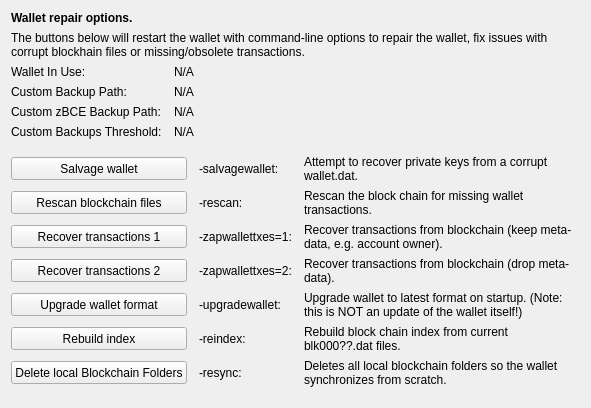
     <widget class="QWidget" name="tab_repair">
      <attribute name="title">
       <string>&amp;Wallet Repair</string>
      </attribute>
      <layout class="QGridLayout" name="gridLayout_4" columnstretch="0,0,0,0">
       <property name="horizontalSpacing">
        <number>12</number>
       </property>
       <item row="0" column="0" colspan="4">
        <widget class="QLabel" name="label_repair_header">
         <property name="font">
          <font>
           <weight>75</weight>
           <bold>true</bold>
          </font>
         </property>
         <property name="text">
          <string>Wallet repair options.</string>
         </property>
        </widget>
       </item>
       <item row="1" column="0" colspan="4">
        <widget class="QLabel" name="label_repair_helptext">
         <property name="font">
          <font>
           <weight>50</weight>
           <bold>false</bold>
          </font>
         </property>
         <property name="text">
          <string>The buttons below will restart the wallet with command-line options to repair the wallet, fix issues with corrupt blockhain files or missing/obsolete transactions.</string>
         </property>
         <property name="wordWrap">
          <bool>true</bool>
         </property>
        </widget>
       </item>
       <item row="2" column="0">
        <widget class="QLabel" name="wallet_path_label">
         <property name="text">
          <string>Wallet In Use:</string>
         </property>
        </widget>
       </item>
       <item row="2" column="1" colspan="3">
        <widget class="QLabel" name="wallet_path">
         <property name="cursor">
          <cursorShape>IBeamCursor</cursorShape>
         </property>
         <property name="text">
          <string>N/A</string>
         </property>
         <property name="textFormat">
          <enum>Qt::PlainText</enum>
         </property>
         <property name="textInteractionFlags">
          <set>Qt::LinksAccessibleByMouse|Qt::TextSelectableByKeyboard|Qt::TextSelectableByMouse</set>
         </property>
        </widget>
       </item>
       <item row="3" column="0">
        <widget class="QLabel" name="wallet_custombackuppath_label">
         <property name="text">
          <string>Custom Backup Path:</string>
         </property>
         <property name="visible">
          <bool>false</bool>
         </property>
        </widget>
       </item>
       <item row="3" column="1" colspan="3">
        <widget class="QLabel" name="wallet_custombackuppath">
         <property name="cursor">
          <cursorShape>IBeamCursor</cursorShape>
         </property>
         <property name="text">
          <string>N/A</string>
         </property>
         <property name="textFormat">
          <enum>Qt::PlainText</enum>
         </property>
         <property name="textInteractionFlags">
          <set>Qt::LinksAccessibleByMouse|Qt::TextSelectableByKeyboard|Qt::TextSelectableByMouse</set>
         </property>
         <property name="visible">
          <bool>false</bool>
         </property>
        </widget>
       </item>
       <item row="4" column="0">
        <widget class="QLabel" name="wallet_customzbcebackuppath_label">
         <property name="text">
          <string>Custom zBCE Backup Path:</string>
         </property>
         <property name="visible">
          <bool>false</bool>
         </property>
        </widget>
       </item>
       <item row="4" column="1" colspan="3">
        <widget class="QLabel" name="wallet_customzbcebackuppath">
         <property name="cursor">
          <cursorShape>IBeamCursor</cursorShape>
         </property>
         <property name="text">
          <string>N/A</string>
         </property>
         <property name="textFormat">
          <enum>Qt::PlainText</enum>
         </property>
         <property name="textInteractionFlags">
          <set>Qt::LinksAccessibleByMouse|Qt::TextSelectableByKeyboard|Qt::TextSelectableByMouse</set>
         </property>
         <property name="visible">
          <bool>false</bool>
         </property>
        </widget>
       </item>
       <item row="5" column="0">
        <widget class="QLabel" name="wallet_custombackupthreshold_label">
         <property name="text">
          <string>Custom Backups Threshold:</string>
         </property>
         <property name="visible">
          <bool>false</bool>
         </property>
        </widget>
       </item>
       <item row="5" column="1" colspan="3">
        <widget class="QLabel" name="wallet_custombackupthreshold">
         <property name="cursor">
          <cursorShape>IBeamCursor</cursorShape>
         </property>
         <property name="text">
          <string>N/A</string>
         </property>
         <property name="textFormat">
          <enum>Qt::PlainText</enum>
         </property>
         <property name="textInteractionFlags">
          <set>Qt::LinksAccessibleByMouse|Qt::TextSelectableByKeyboard|Qt::TextSelectableByMouse</set>
         </property>
         <property name="visible">
          <bool>false</bool>
         </property>
        </widget>
       </item>
       <item row="6" column="0">
        <spacer name="verticalSpacer_repair1">
         <property name="orientation">
          <enum>Qt::Vertical</enum>
         </property>
         <property name="sizeHint" stdset="0">
          <size>
           <width>10</width>
           <height>10</height>
          </size>
         </property>
        </spacer>
       </item>
       <item row="7" column="0" colspan="2">
        <widget class="QPushButton" name="btn_salvagewallet">
         <property name="minimumSize">
          <size>
           <width>100</width>
           <height>23</height>
          </size>
         </property>
         <property name="text">
          <string>Salvage wallet</string>
         </property>
        </widget>
       </item>
       <item row="7" column="2">
        <widget class="QLabel" name="label_repair_salvage_command">
         <property name="text">
          <string notr="true">-salvagewallet:</string>
         </property>
        </widget>
       </item>
       <item row="7" column="3">
        <widget class="QLabel" name="label_repair_salvage">
         <property name="text">
          <string>Attempt to recover private keys from a corrupt wallet.dat.</string>
         </property>
         <property name="wordWrap">
          <bool>true</bool>
         </property>
        </widget>
       </item>
       <item row="8" column="0" colspan="2">
        <widget class="QPushButton" name="btn_rescan">
         <property name="minimumSize">
          <size>
           <width>100</width>
           <height>23</height>
          </size>
         </property>
         <property name="text">
          <string>Rescan blockchain files</string>
         </property>
        </widget>
       </item>
       <item row="8" column="2">
        <widget class="QLabel" name="label_repair_rescan_command">
         <property name="text">
          <string notr="true">-rescan:</string>
         </property>
        </widget>
       </item>
       <item row="8" column="3">
        <widget class="QLabel" name="label_repair_rescan">
         <property name="text">
          <string>Rescan the block chain for missing wallet transactions.</string>
         </property>
         <property name="wordWrap">
          <bool>true</bool>
         </property>
        </widget>
       </item>
       <item row="9" column="0" colspan="2">
        <widget class="QPushButton" name="btn_zapwallettxes1">
         <property name="minimumSize">
          <size>
           <width>100</width>
           <height>23</height>
          </size>
         </property>
         <property name="text">
          <string>Recover transactions 1</string>
         </property>
        </widget>
       </item>
       <item row="9" column="2">
        <widget class="QLabel" name="label_repair_zap1_command">
         <property name="text">
          <string notr="true">-zapwallettxes=1:</string>
         </property>
        </widget>
       </item>
       <item row="9" column="3">
        <widget class="QLabel" name="label_repair_zap1">
         <property name="text">
          <string>Recover transactions from blockchain (keep meta-data, e.g. account owner).</string>
         </property>
         <property name="wordWrap">
          <bool>true</bool>
         </property>
        </widget>
       </item>
       <item row="10" column="0" colspan="2">
        <widget class="QPushButton" name="btn_zapwallettxes2">
         <property name="minimumSize">
          <size>
           <width>100</width>
           <height>23</height>
          </size>
         </property>
         <property name="text">
          <string>Recover transactions 2</string>
         </property>
        </widget>
       </item>
       <item row="10" column="2">
        <widget class="QLabel" name="label_repair_zap2_command">
         <property name="text">
          <string notr="true">-zapwallettxes=2:</string>
         </property>
        </widget>
       </item>
       <item row="10" column="3">
        <widget class="QLabel" name="label_repair_zap2">
         <property name="text">
          <string>Recover transactions from blockchain (drop meta-data).</string>
         </property>
         <property name="wordWrap">
          <bool>true</bool>
         </property>
        </widget>
       </item>
       <item row="11" column="0" colspan="2">
        <widget class="QPushButton" name="btn_upgradewallet">
         <property name="minimumSize">
          <size>
           <width>100</width>
           <height>23</height>
          </size>
         </property>
         <property name="text">
          <string>Upgrade wallet format</string>
         </property>
        </widget>
       </item>
       <item row="11" column="2">
        <widget class="QLabel" name="label_repair_upgrade_command">
         <property name="text">
          <string notr="true">-upgradewallet:</string>
         </property>
        </widget>
       </item>
       <item row="11" column="3">
        <widget class="QLabel" name="label_repair_upgrade">
         <property name="text">
          <string>Upgrade wallet to latest format on startup. (Note: this is NOT an update of the wallet itself!)</string>
         </property>
         <property name="wordWrap">
          <bool>true</bool>
         </property>
        </widget>
       </item>
       <item row="12" column="0" colspan="2">
        <widget class="QPushButton" name="btn_reindex">
         <property name="minimumSize">
          <size>
           <width>100</width>
           <height>23</height>
          </size>
         </property>
         <property name="text">
          <string>Rebuild index</string>
         </property>
        </widget>
       </item>
       <item row="12" column="2">
        <widget class="QLabel" name="label_repair_reindex_command">
         <property name="text">
          <string notr="true">-reindex:</string>
         </property>
        </widget>
       </item>
       <item row="12" column="3">
        <widget class="QLabel" name="label_repair_reindex">
         <property name="text">
          <string>Rebuild block chain index from current blk000??.dat files.</string>
         </property>
         <property name="wordWrap">
          <bool>true</bool>
         </property>
        </widget>
       </item>
       <item row="13" column="0" colspan="2">
        <widget class="QPushButton" name="btn_resync">
         <property name="minimumSize">
          <size>
           <width>100</width>
           <height>23</height>
          </size>
         </property>
         <property name="text">
          <string>Delete local Blockchain Folders</string>
         </property>
        </widget>
       </item>
       <item row="13" column="2">
        <widget class="QLabel" name="label_repair_resync_command">
         <property name="text">
          <string>-resync:</string>
         </property>
        </widget>
       </item>
       <item row="13" column="3">
        <widget class="QLabel" name="label_repair_resync">
         <property name="text">
          <string>Deletes all local blockchain folders so the wallet synchronizes from scratch.</string>
         </property>
         <property name="wordWrap">
          <bool>true</bool>
         </property>
        </widget>
       </item>
       <item row="14" column="0">
        <spacer name="verticalSpacer_repair2">
         <property name="orientation">
          <enum>Qt::Vertical</enum>
         </property>
         <property name="sizeHint" stdset="0">
          <size>
           <width>20</width>
           <height>10</height>
          </size>
         </property>
        </spacer>
       </item>
      </layout>
     </widget>
